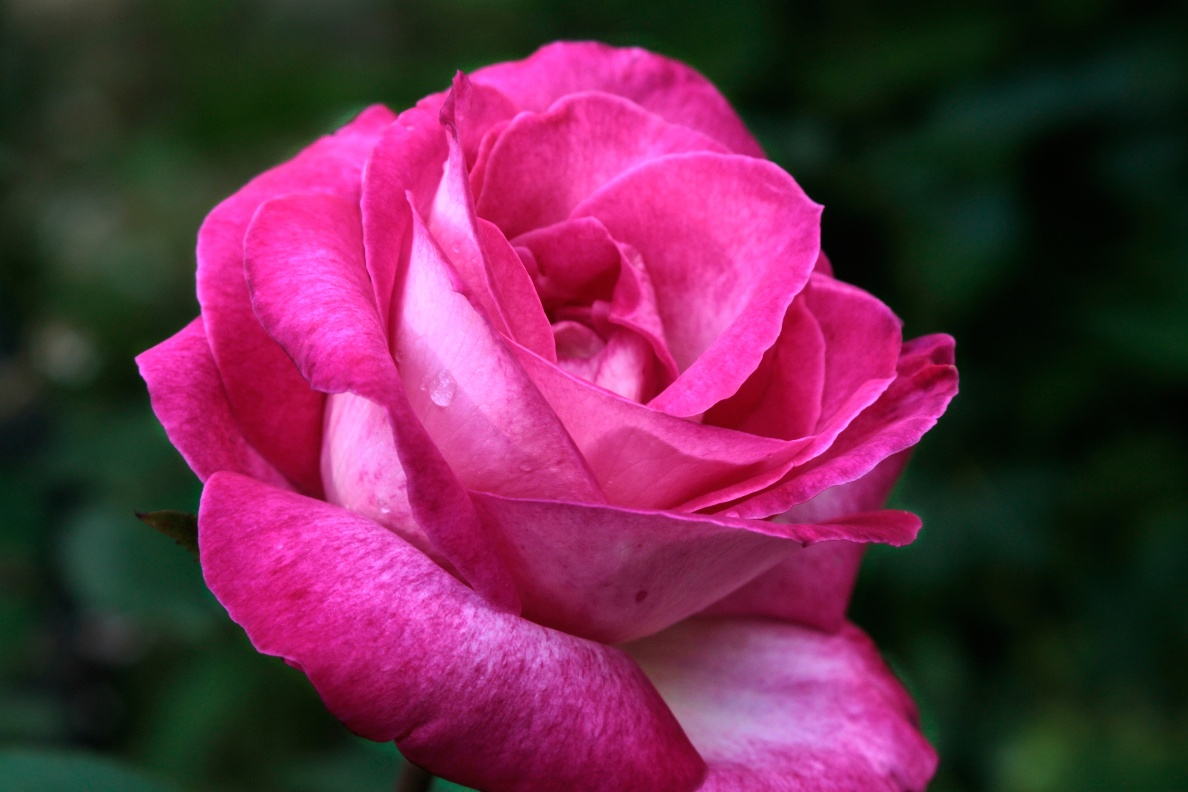
#> input picture img/rose.png, 1188 x 792 px
$ python 3.py
#> lines starting #> are read from the running program, lines starting #| are printed output that depends on the picture
import cv2 as cv
import numpy as np

# 이미지 불러오기
image = cv.imread('../img/rose.png')
#> image is the input picture: shape (792, 1188, 3); mean B, G, R 74.2, 43.7, 103.8

# 이미지가 제대로 로드되었는지 확인
if image is None:
    print("이미지를 불러올 수 없습니다.")
    exit()

height, width = image.shape[:2]
#> height = 792; width = 1188

center = (width/ 2, height / 2) # 회전 축 좌표정의
#> center = (594, 396)
angle = 45  # 45도 회전
scale = 1.5  # 1.5배 확대

# 회전 변환 행렬 생성
rotation_matrix = cv.getRotationMatrix2D(center, angle, scale)
rotated_image = cv.warpAffine(image, rotation_matrix, (int(width*1.5), int(height*1.5)), flags=cv.INTER_LINEAR)
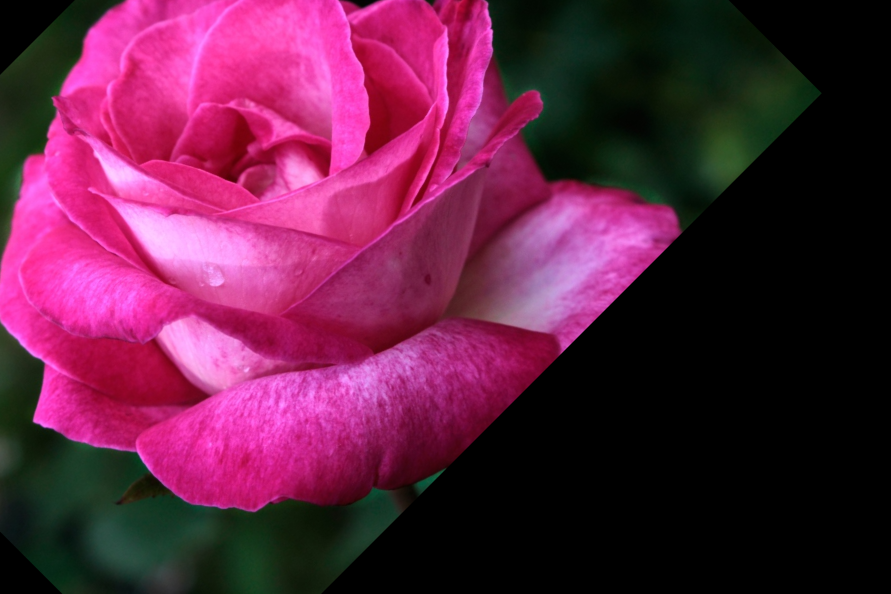
#> rotated_image: shape (1188, 1782, 3) (shown at 1/2 size); mean B, G, R 66.7, 32.1, 95.8

# 결과 출력
cv.imshow('Original Image', image)
cv.imshow('Result Image', rotated_image)
cv.waitKey(0)
cv.destroyAllWindows()

$ run again, with img/tree.png copied over img/rose.png
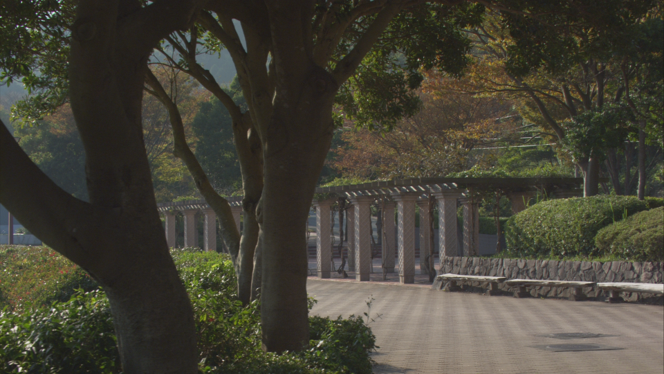
#> input picture img/tree.png, 664 x 374 px
#> image is the input picture: shape (374, 664, 3); mean B, G, R 55.1, 66.8, 69.5
#> `rotated_image = cv.warpAffine(image, rotation_matrix, (int(width*1.5),..`:
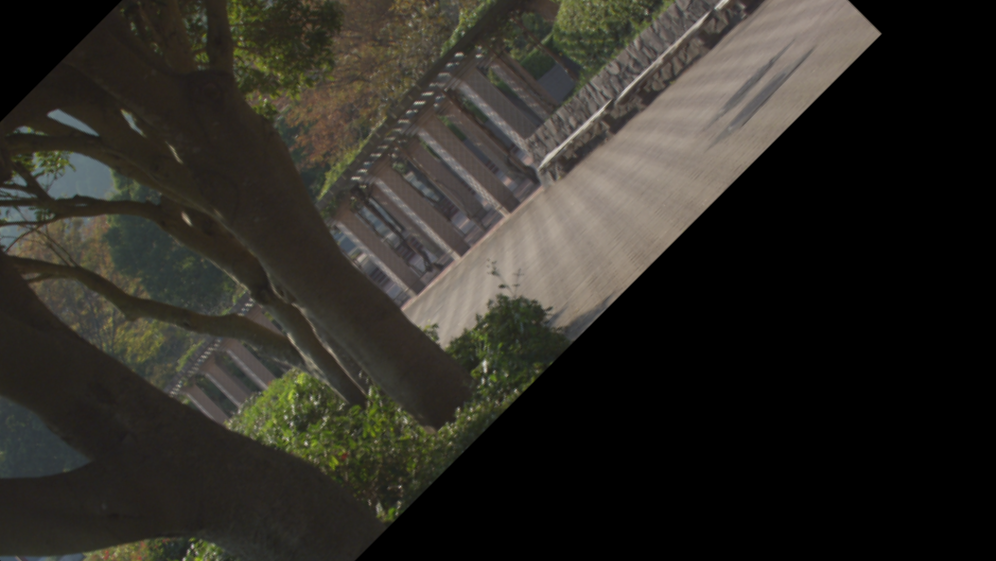
#> rotated_image: shape (561, 996, 3); mean B, G, R 37.7, 43.8, 46.1

$ run again, with img/DaboTower.jpg saved as img/rose.png
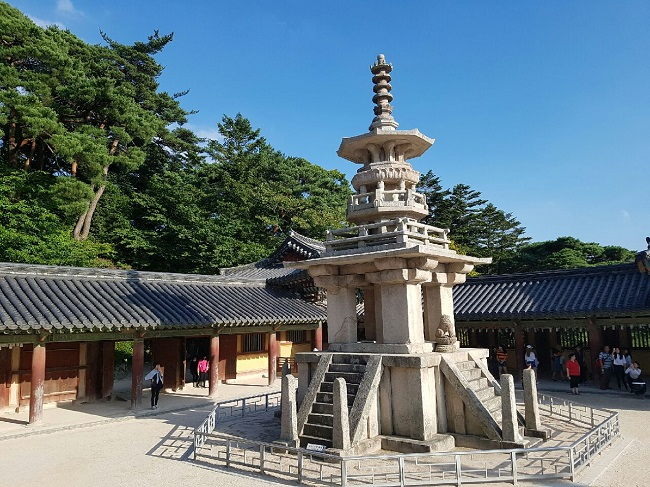
#> input picture img/DaboTower.jpg, 650 x 487 px
#> image is the input picture: shape (487, 650, 3); mean B, G, R 123.4, 116.1, 96.8
#> `rotated_image = cv.warpAffine(image, rotation_matrix, (int(width*1.5),..`:
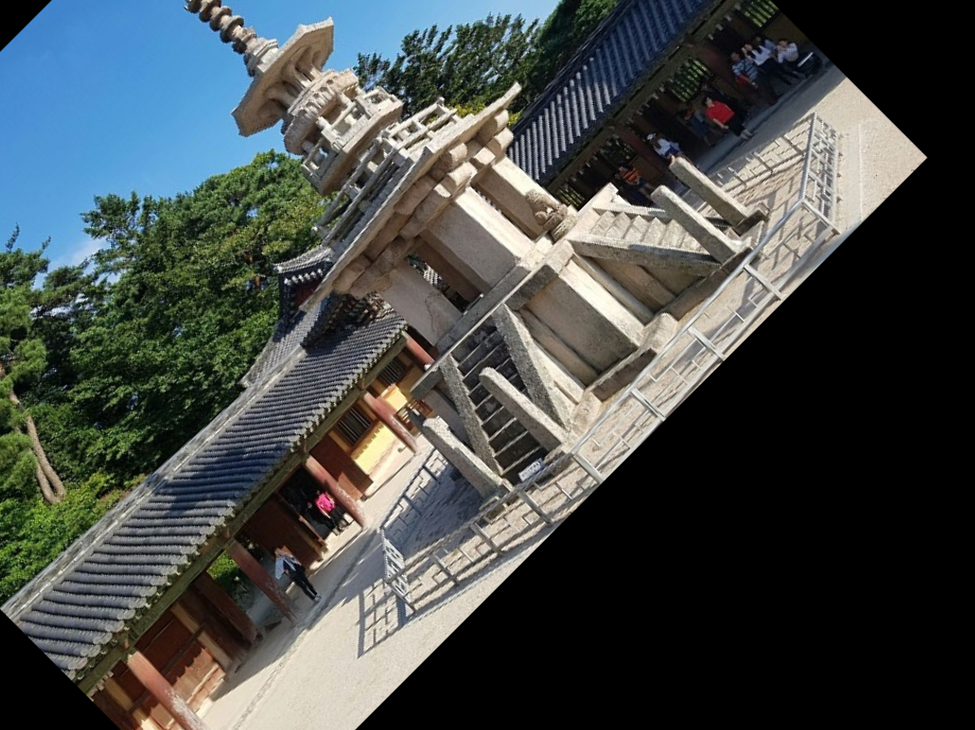
#> rotated_image: shape (730, 975, 3); mean B, G, R 73.8, 74.9, 69.6
